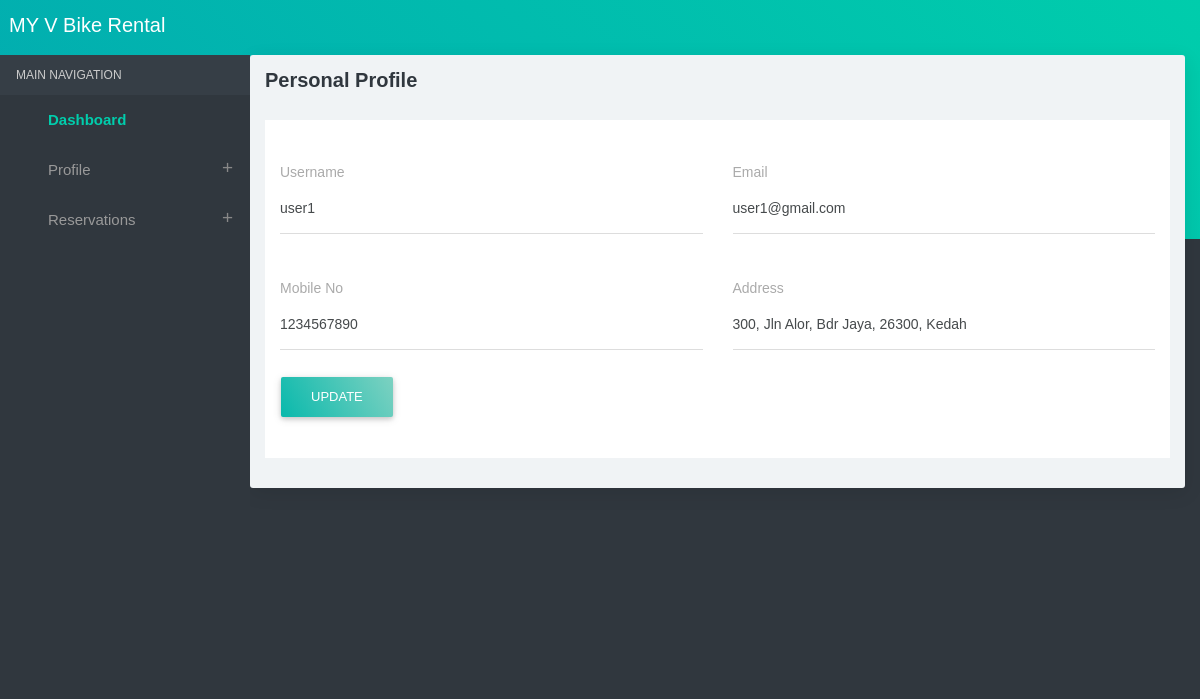
/userProfile.php (signed in), run on the app's committed database.
### tables this page shows
CREATE TABLE `users` (
  `userID` int(11) NOT NULL,
  `username` varchar(25) NOT NULL,
  `password` varchar(25) NOT NULL,
  `email` varchar(100) NOT NULL,
  `mobileNo` int(11) NOT NULL,
  `address` varchar(255) NOT NULL
);

### userProfile.php (the view, shortened to what this page needs)
<?php
include("adHeader.php");
include("db.php");
if(isset($_SESSION['userID']))
{
	$sql="SELECT * FROM users WHERE userID = '$_SESSION[userID]' ";
	$qsql = mysqli_query($connect,$sql);
	$rsedit = mysqli_fetch_array($qsql);
}
?>
<div class="container-fluid">
        <div class="block-header">
            <h2>Personal Profile</h2>
        </div>
        <div class="row clearfix">
			<div class="col-lg-12 col-md-12 col-sm-12 col-xs-12">
				<div class="card">
				<form method="post" action="" name="frmpatprfl" onSubmit="return validateform()">
					<div class="body">
                        <div class="row clearfix">
                            <div class="col-sm-6 col-xs-12">
                                <div class="form-group">
                                	<label for="">Username</label>
                                    <div class="form-line">
                                        <input class="form-control" type="text" name="username" id="username"  value="<?php echo $rsedit['username']; ?>"/>
                                    </div>
                                </div>
                            </div>
                            <div class="col-sm-6 col-xs-12">
                                <div class="form-group">
                                	<label for="">Email</label>
                                    <div class="form-line">
                                        <input class="form-control" type="email" name="email" id="email"  value="<?php echo $rsedit['email']; ?>"/>
                                    </div>
                                </div>
                            </div>
                        </div>
                        <div class="row clearfix">
							<div class="col-sm-6 col-xs-12">
                                <div class="form-group">
                                	<label for="">Mobile No</label>
                                    <div class="form-line">
                                        <input class="form-control" type="number" name="mobileno" id="mobileno"  value="<?php echo $rsedit['mobileNo']; ?>"/>
                                    </div>
                                </div>
                            </div>
                            <div class="col-sm-6 col-xs-12">
                                <div class="form-group ">
                                	<label for="">Address</label>
                                	<div class="form-line">
                                    <input class="form-control" name="address" id="address" value="<?php echo $rsedit['address']; ?>" />
                                    </div>
                                </div>
                            </div>
                        </div>
                        <div class="row clearfix">
                            <div class="col-sm-12">
                                <input type="submit" class="btn btn-raised g-bg-cyan" name="submit" id="submit" value="UPDATE" />
                            </div>
                        </div>
                    </div>
                </form>
				</div>
			</div>
		</div>
    </div>
<?php
include("adFooter.php");
?>

### data on the page
users: username "user1", email "user1@gmail.com", mobileno "1234567890", address "300, Jln Alor, Bdr Jaya, 26300, Kedah"
